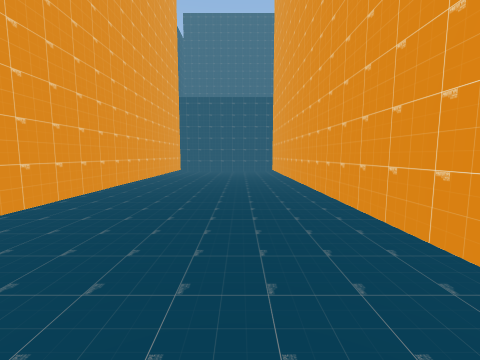
[1] (above)

20 first-person views from a walk through a 3-D level made in the Unity game engine. The camera is 1.5 m above the floor, tilts 6° down and sees 90° across. The floor is counted in squares, 1 m on a side. Each view is taken from the middle of a square. On the plan, view 1 faces up. The plan holds only what a view shows up to about 13 squares ahead; the rest is blank. The place goes on beyond the plan. The player character is not drawn.

[2]
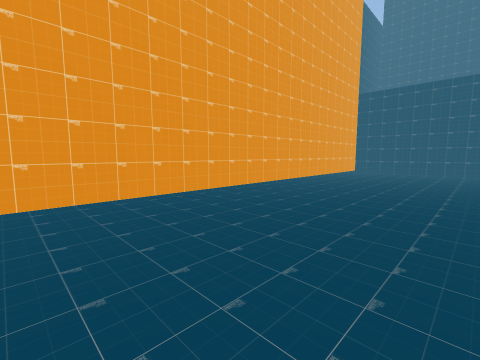

[3]
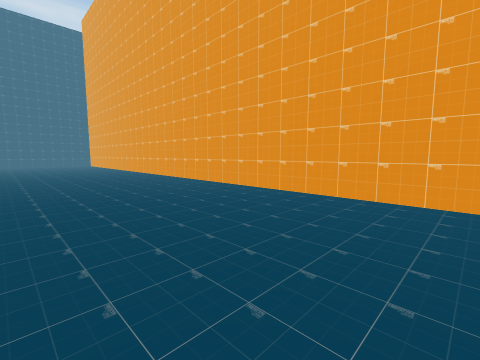

[4]
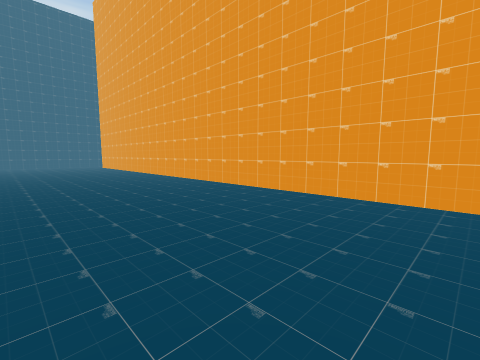

[5]
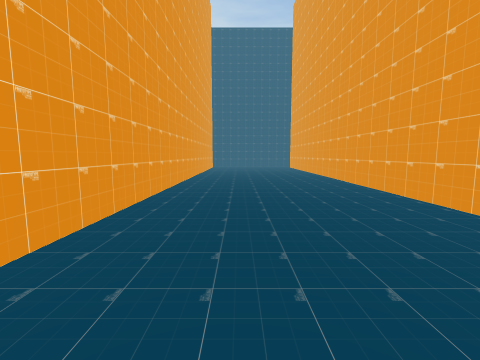

[6]
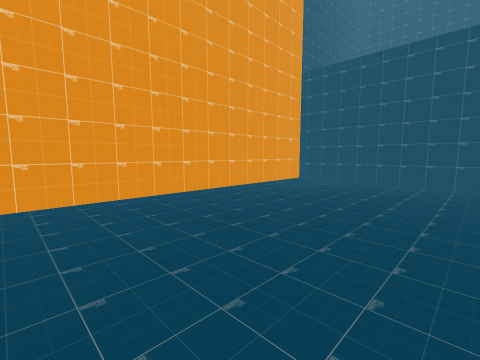

[7]
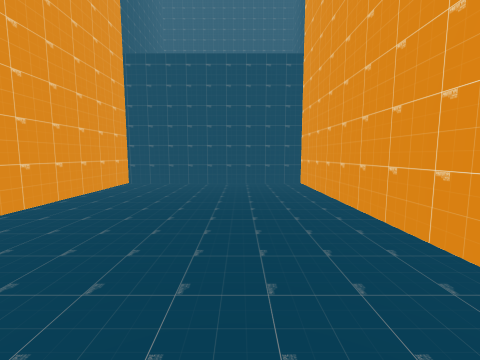

[8]
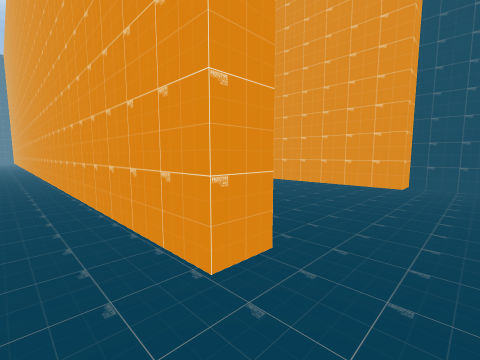

[9]
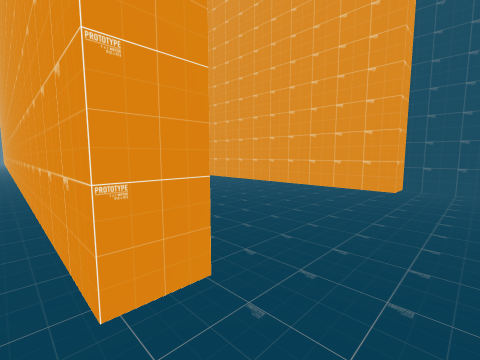

[10]
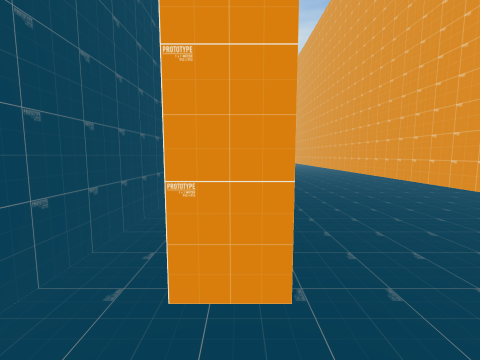

[11]
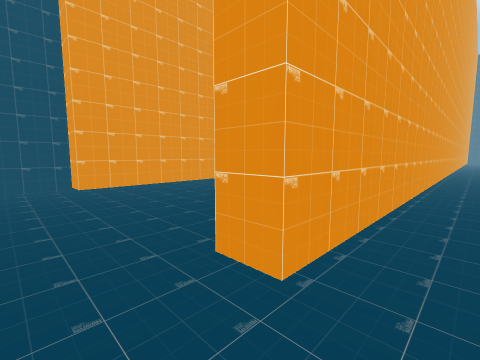

[12]
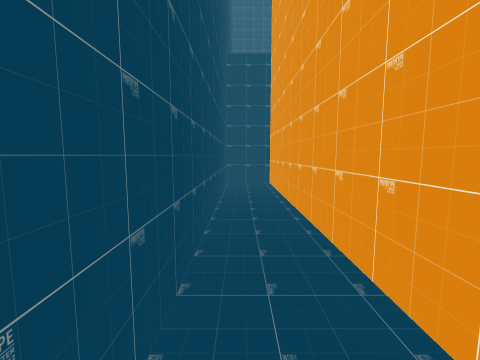

[13]
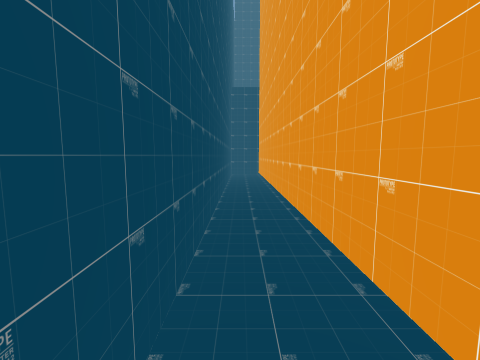

[14]
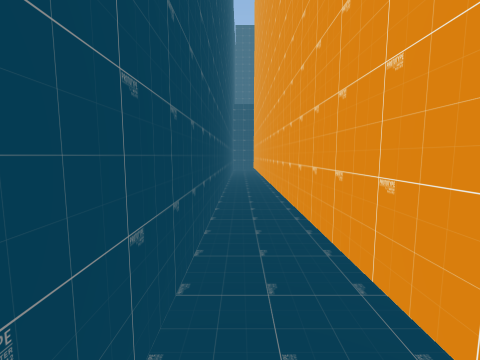

[15]
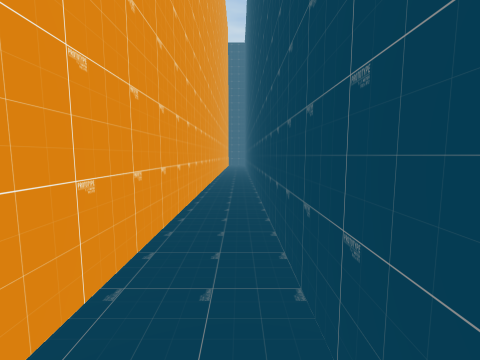

[16]
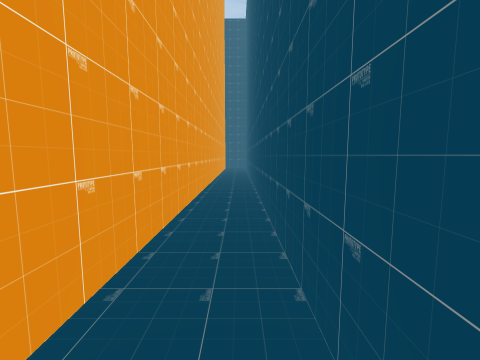

[17]
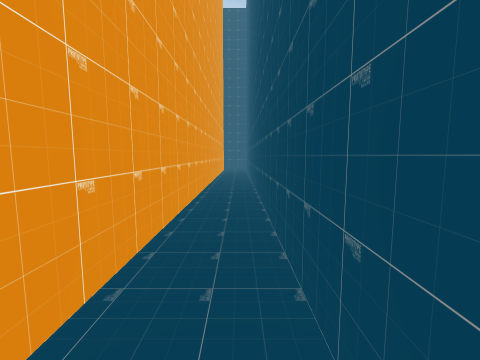

[18]
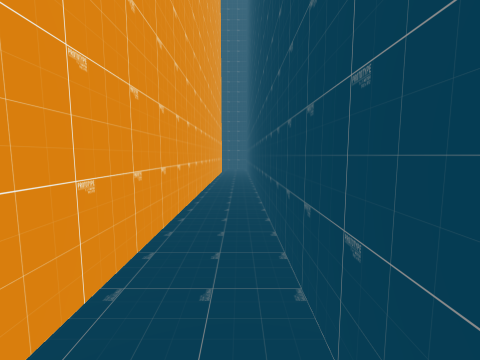

[19]
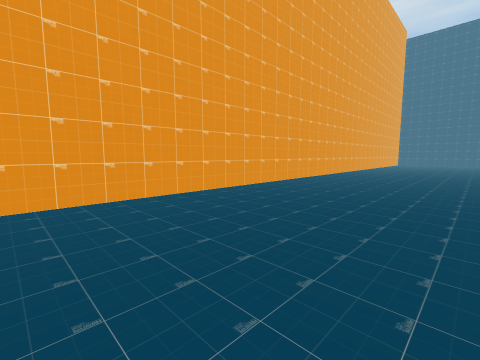

[20]
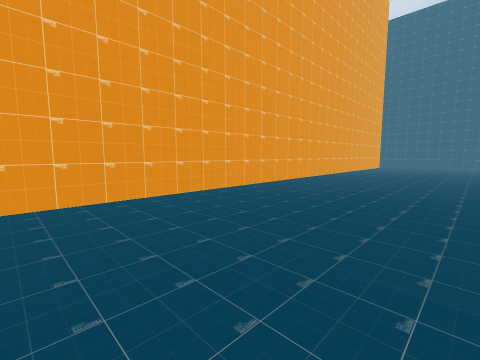

### Floor plan
Key: @ floor where view 1 was taken; # wall or solid block; . floor; T thing the floor can be seen under or through.
Columns run from 8 left of view 1 to 6 right of it. Each row starts with its distance up from view 1.
 22 ############
 21 #.............#
 20 #.............#
 19 #..#.......#..#
 18 #..#.......#..#
 17 #..#.......#..#
 16 #..#.......#..#
 15 #..#.......#..#
 14 #..#.......#..#
 13 #..#.......#..
 12 #..#.......#..
 11 #..#.......#..
 10 #..#.......#..
  9 #..#.......#..
  8 #..#.......#..
  7 #..#.......#..
  6 #..#.......#..
  5 #..#.......T..
  4 #..#.......T..
  3 #..#.......T.
  2 #..#.......T.
  1 #..#.......T.
  0 #..#....@..T.
 -1 #..#.......T.
 -2 #..#.......T.
 -3 #..#.......T.
 -4 #..#.......T.
 -5 #..#.......T.
 -6 #..#.......T.
 -7 #..#.......#.
 -8 #..#.......#.
 -9 #..#.......#.
-10 #..#.......#.
-11 #..#.......#
-12 #..#.......#
-13 #..#.......#
-14 #..#.......#
-15 #..#.......#

Positions as (right, up) in squares from view 1, and headings:
1: (0, 0), facing up
2: (2, 0), facing up-left
3: (2, 4), facing down-left
4: (2, 0), facing down-left
5: (0, -2), facing down
6: (2, 8), facing up-left
7: (0, 9), facing up
8: (5, 21), facing down-left
9: (4, 21), facing down-left
10: (3, 21), facing down
11: (-7, 21), facing down-right
12: (-7, 9), facing up
13: (-7, 3), facing up
14: (-7, -3), facing up
15: (-7, 2), facing down
16: (-7, -4), facing down
17: (-7, -6), facing down
18: (-7, -8), facing down
19: (-4, 7), facing down-right
20: (-4, 0), facing down-right
